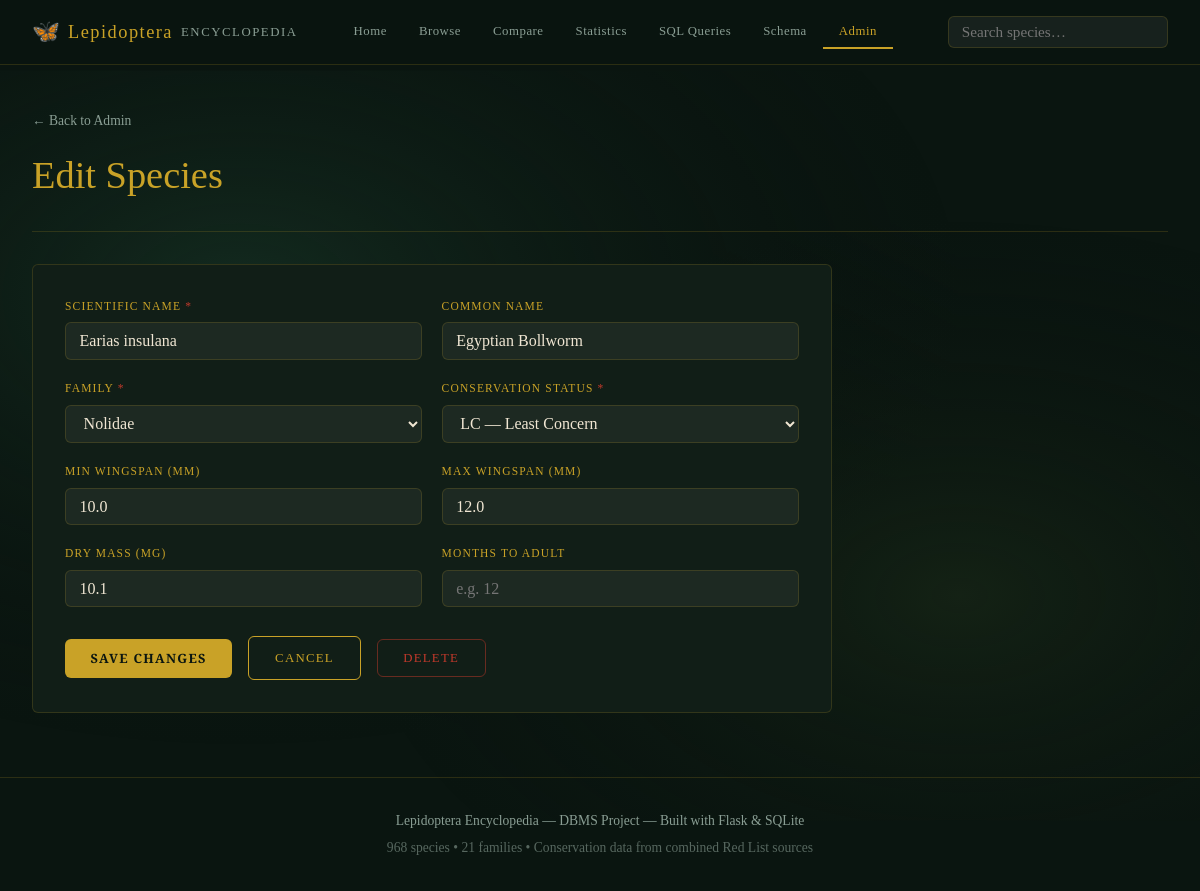
The app's page /admin/edit/968 with its own data.
### tables this page shows
CREATE TABLE species (
            id                  INTEGER PRIMARY KEY AUTOINCREMENT,
            scientific_name     TEXT    NOT NULL UNIQUE,
            common_name         TEXT,
            family_id           INTEGER NOT NULL REFERENCES families(id),
            status_code         TEXT    NOT NULL REFERENCES conservation_status(code),
            span_min_mm         REAL,
            span_max_mm         REAL,
            dry_mass_mg         REAL,
            months_to_adult     INTEGER
        );

CREATE TABLE families (
            id          INTEGER PRIMARY KEY AUTOINCREMENT,
            name        TEXT    NOT NULL UNIQUE
        );

CREATE TABLE conservation_status (
            code        TEXT    PRIMARY KEY,
            description TEXT    NOT NULL,
            severity    INTEGER NOT NULL   -- 1=least concern … 9=extinct
        );

### app.py (the view)
@app.route("/admin/edit/<int:sid>", methods=["GET", "POST"])
def admin_edit(sid):
    db = get_db()
    sp = db.execute("SELECT * FROM species WHERE id=?", (sid,)).fetchone()
    if sp is None:
        abort(404)
    if request.method == "POST":
        return _save_species(sid)
    return render_template("admin_form.html",
        sp=sp, families=_families(), statuses=_statuses(), mode="edit")

### app.py (called while the page is built)
def get_db():
    if "db" not in g:
        g.db = sqlite3.connect(DB_PATH)
        g.db.row_factory = sqlite3.Row
        g.db.execute("PRAGMA foreign_keys = ON")
    return g.db

def _families():
    return get_db().execute("SELECT id, name FROM families ORDER BY name").fetchall()

def _statuses():
    return get_db().execute(
        "SELECT code, description FROM conservation_status ORDER BY severity"
    ).fetchall()

### templates/admin_form.html (shortened to what this page needs)
{% extends "base.html" %}
{% block content %}
<div class="page-header">
  <a href="/admin" class="back-link">← Back to Admin</a>
  <h1 class="page-title" style="margin-top:.6rem;">
    {{ 'Edit Species' if mode=='edit' else 'Add New Species' }}
  </h1>
</div>
<form class="admin-form"
      method="post"
      action="{{ '/admin/edit/' + sp.id|string if mode=='edit' else '/admin/new' }}">
  <div class="form-grid">
    <div class="form-group">
      <label class="form-label">Scientific Name <span class="required">*</span></label>
      <input class="form-input" type="text" name="scientific_name"
             value="{{ sp.scientific_name if sp else '' }}" required
             placeholder="e.g. Papilio machaon">
    </div>
    <div class="form-group">
      <label class="form-label">Common Name</label>
      <input class="form-input" type="text" name="common_name"
             value="{{ sp.common_name if sp and sp.common_name else '' }}"
             placeholder="e.g. Old World Swallowtail">
    </div>
    <div class="form-group">
      <label class="form-label">Family <span class="required">*</span></label>
      <select class="form-input" name="family_id" required>
        {% for f in families %}
        <option value="{{ f.id }}"
          {% if sp and sp['family_id']|string == f.id|string %}selected{% endif %}>
          {{ f.name }}
        </option>
        {% endfor %}
      </select>
    </div>
    <div class="form-group">
      <label class="form-label">Conservation Status <span class="required">*</span></label>
      <select class="form-input" name="status_code" required>
        {% for s in statuses %}
        <option value="{{ s.code }}"
          {% if sp and sp.status_code == s.code %}selected{% endif %}>
          {{ s.code }} — {{ s.description }}
        </option>
        {% endfor %}
      </select>
    </div>
    <div class="form-group">
      <label class="form-label">Min Wingspan (mm)</label>
      <input class="form-input" type="number" step="0.1" min="0" name="span_min_mm"
             value="{{ sp.span_min_mm if sp and sp.span_min_mm else '' }}"
             placeholder="e.g. 26.0">
    </div>
    <div class="form-group">
      <label class="form-label">Max Wingspan (mm)</label>
      <input class="form-input" type="number" step="0.1" min="0" name="span_max_mm"
             value="{{ sp.span_max_mm if sp and sp.span_max_mm else '' }}"
             placeholder="e.g. 42.0">
    </div>
    <div class="form-group">
      <label class="form-label">Dry Mass (mg)</label>
      <input class="form-input" type="number" step="0.01" min="0" name="dry_mass_mg"
             value="{{ sp.dry_mass_mg if sp and sp.dry_mass_mg else '' }}"
             placeholder="e.g. 185.3">
    </div>
    <div class="form-group">
      <label class="form-label">Months to Adult</label>
      <input class="form-input" type="number" step="1" min="0" max="24" name="months_to_adult"
             value="{{ sp.months_to_adult if sp and sp.months_to_adult else '' }}"
             placeholder="e.g. 12">
    </div>
  </div>
  <div class="form-actions">
    <button type="submit" class="btn btn-primary">
      {{ 'Save Changes' if mode=='edit' else 'Add Species' }}
    </button>
    <a href="/admin" class="btn btn-ghost">Cancel</a>
    {% if mode=='edit' %}
    <form method="post" action="/admin/delete/{{ sp.id }}" style="display:inline"
          onsubmit="return confirm('Permanently delete this species?')">
      <button type="submit" class="btn btn-danger">Delete</button>
    </form>
    {% endif %}
  </div>
</form>
{% endblock %}

### static/style.css (style rules this page uses)
:root { --bg: #0a1510; --bg-card: #111e17; --bg-panel: #0f1a13; --border: rgba(201,162,39,0.18); --gold: #c9a227; --gold-lt: #e0c068; --green: #3d7a5c; --green-lt: #5aad85; --cream: #f0e6d3; --muted: #8a9e94; --red: #c0392b; --amber: #e67e22; --teal: #1abc9c; --font-display: 'Cinzel', serif; --font-body: 'Cormorant Garamond', serif; --font-mono: 'DM Mono', monospace; --radius: 6px; --shadow: 0 4px 24px rgba(0,0,0,0.5); }
*, *::before, *::after { box-sizing: border-box; margin: 0; padding: 0; }
html { font-size: 16px; scroll-behavior: smooth; }
body { background: var(--bg); color: var(--cream); font-family: var(--font-body); font-size: 1.1rem; line-height: 1.65; min-height: 100vh; overflow-x: hidden; }
.btn { display: inline-block; padding: .65rem 1.6rem; border-radius: var(--radius); font-family: var(--font-display); font-size: .8rem; letter-spacing: .1em; text-transform: uppercase; text-decoration: none; cursor: pointer; border: none; transition: all .2s; }
.btn-primary { background: var(--gold); color: #0a1510; font-weight: 600; }
.btn-ghost { background: transparent; color: var(--gold); border: 1px solid var(--gold); }
.page-header { margin-bottom: 2rem; padding-bottom: 1.5rem; border-bottom: 1px solid var(--border); }
.page-title { font-family: var(--font-display); font-size: 2.4rem; color: var(--gold); font-weight: 400; }
.back-link { font-size: .85rem; color: var(--muted); text-decoration: none; transition: color .2s; }
.admin-form { max-width: 800px; background: var(--bg-card); border: 1px solid var(--border); border-radius: var(--radius); padding: 2rem; }
.form-grid { display: grid; grid-template-columns: 1fr 1fr; gap: 1.2rem; margin-bottom: 1.8rem; }
.form-group { display: flex; flex-direction: column; gap: .4rem; }
.form-label { font-family: var(--font-display); font-size: .72rem; letter-spacing: .1em; text-transform: uppercase; color: var(--gold); }
.required { color: var(--red); }
.form-input { background: rgba(255,255,255,0.05); border: 1px solid var(--border); color: var(--cream); padding: .55rem .85rem; border-radius: var(--radius); font-family: var(--font-body); font-size: 1rem; outline: none; transition: border-color .2s; width: 100%; }
.form-input option { background: var(--bg-card); }
.form-actions { display: flex; gap: 1rem; align-items: center; flex-wrap: wrap; }
.btn-danger { background: transparent; color: var(--red); border: 1px solid rgba(192,57,43,0.5); }

### records on screen
species: scientific_name "Earias insulana", common_name "Egyptian Bollworm", family_id "Nolidae", status_code "LC — Least Concern", span_min_mm "10.0", span_max_mm "12.0", dry_mass_mg "10.1"

### other values on screen
{{ 'Edit Species' if mode=='edit' else 'Add New Species' }} "Edit Species"
{{ 'Save Changes' if mode=='edit' else 'Add Species' }} "SAVE CHANGES"
